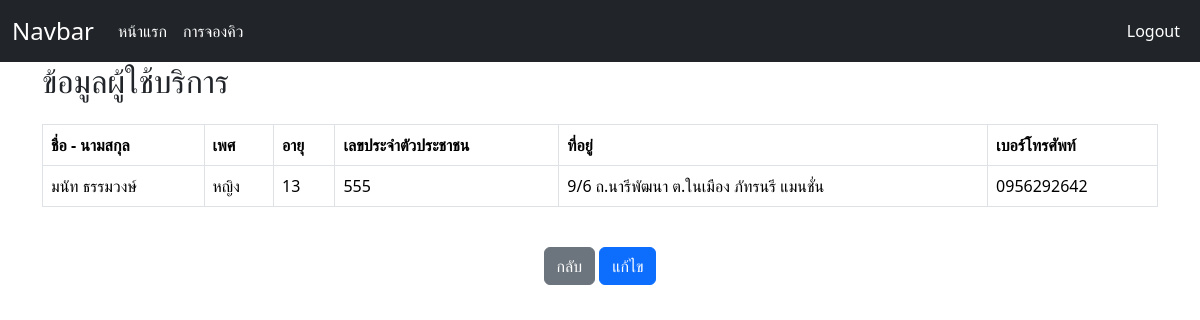
The page /user_Detail.php (signed in) on the database its author committed.
### tables this page shows
CREATE TABLE `customer` (
  `cus_id` int(10) NOT NULL,
  `IDcardnumber` varchar(13) NOT NULL,
  `name` varchar(50) NOT NULL,
  `address` varchar(300) NOT NULL,
  `tel` varchar(10) NOT NULL,
  `age` tinyint(2) NOT NULL,
  `gender` tinyint(1) NOT NULL,
  `u_name` varchar(15) NOT NULL
);

### user_Detail.php (the view, shortened to what this page needs)
<?php
if (isset($_SESSION["valid_uname"]) && isset($_SESSION["valid_upass"]) && isset($_SESSION["valid_utype"])) {
    include 'module/connect.php';
    $username = $_SESSION["valid_uname"];
    $sql = "SELECT * FROM customer INNER JOIN user ON customer.u_name = user.u_name WHERE user.u_name = '$username'";
    $result = mysqli_query($conn, $sql);
    $rs = mysqli_fetch_assoc($result);
?>
    <!DOCTYPE html>
    <html lang="en">
    <head>
    </head>
    <body>
        <?php
        include 'component/user_nav.php';
        ?>
        <main>
            <div class="container">
                <h2 class="mb-4">ข้อมูลผู้ใช้บริการ</h2>
                <div class="table-responsive">
                    <table class="table table-bordered">
                        <thead class="thead-light">
                            <tr>
                                <th>ชื่อ - นามสกุล</th>
                                <th>เพศ</th>
                                <th>อายุ</th>
                                <th>เลขประจำตัวประชาชน</th>
                                <th>ที่อยู่</th>
                                <th>เบอร์โทรศัพท์</th>
                            </tr>
                        </thead>
                        <tbody>
                            <tr>
                                <td><?php echo "$rs[name]"; ?></td>
                                <td><?php if ($rs['gender'] == 0) echo "ชาย";
                                    else echo "หญิง"; ?></td>
                                <td><?php echo "$rs[age]"; ?></td>
                                <td><?php echo "$rs[IDcardnumber]"; ?></td>
                                <td><?php echo "$rs[address]"; ?></td>
                                <td><?php echo "$rs[tel]"; ?></td>
                            </tr>
                        </tbody>
                    </table>
                </div>
                <div class="text-center mt-4">
                    <button onclick="window.history.back();" class="btn btn-secondary mr-2">กลับ</button>
                    <button name="btn_Edit" class="btn btn-primary mr-2">แก้ไข</button>
                </div>
            </div>
        </main>
    </body>
    </html>
<?php
} else {
    echo "<script> alert('Please Login'); window.location='frm_login.php';</script>";
    exit();
}
?>

### rows shown on the page
customer: name "มนัท ธรรมวงษ์", age "13", IDcardnumber "555", address "9/6 ถ.นารีพัฒนา ต.ในเมือง ภัทรนรี แมนชั่น", tel "0956292642"
